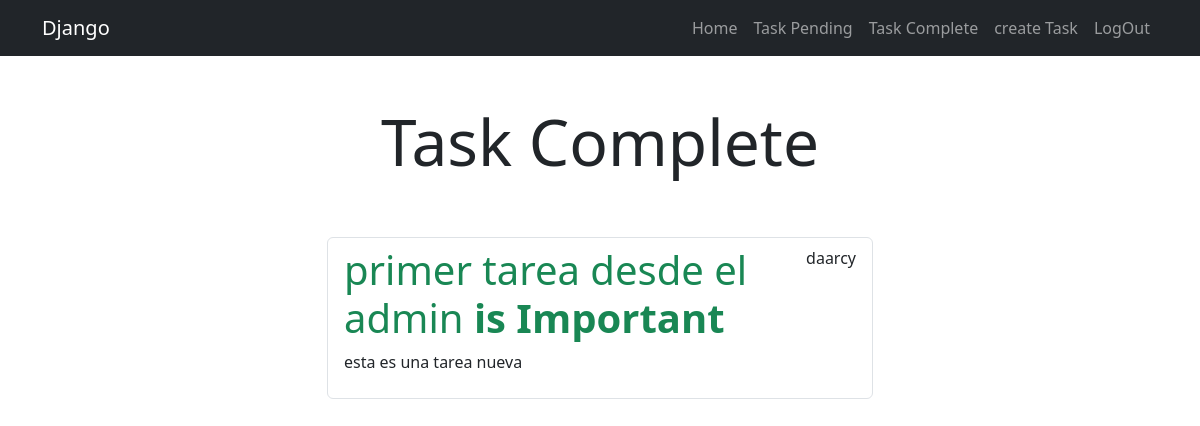
Page /taskComplete/ (signed in) on the earlier database version.
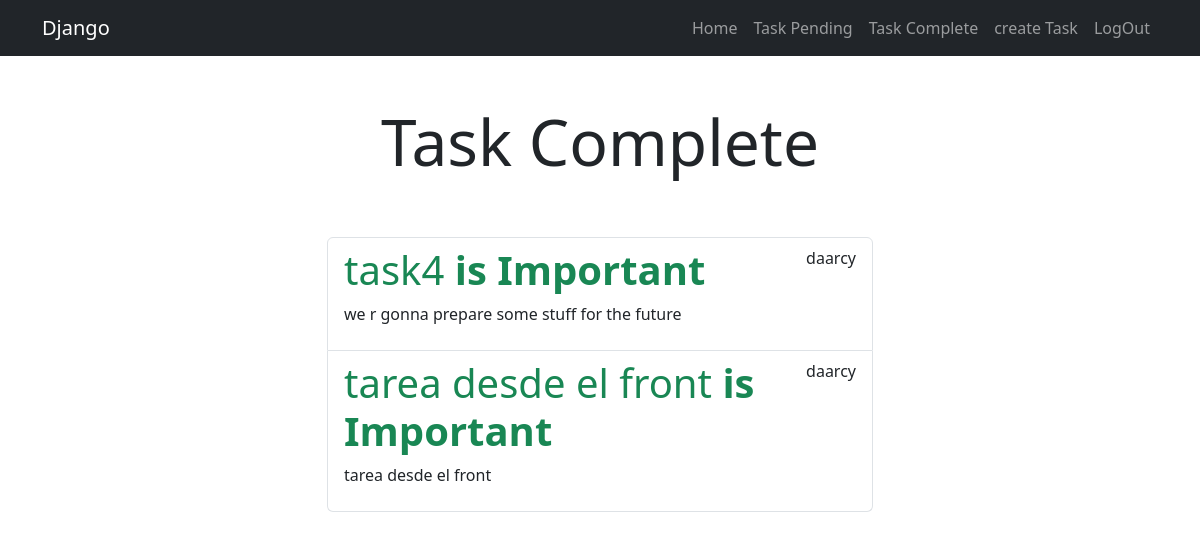
Same page on the later database version.
### task/models.py (models this page shows, shortened)
class Task(models.Model):
    title = models.CharField(max_length=200)
    description = models.TextField(blank=True)
    created = models.DateTimeField(auto_now_add=True)
    dateCompleted = models.DateTimeField(null=True, blank=True)
    important = models.BooleanField(default=False)
    user = models.ForeignKey(User, on_delete=models.CASCADE)

### task/views.py (the view)
# urls.py: path("taskComplete/", views.taskComplete, name="taskComplete"),
@login_required
def taskComplete(request):
    task = Task.objects.filter(user=request.user, dateCompleted__isnull=False).order_by('-dateCompleted')
    return render(request, "taskComplete.html",{
        "tasks" : task
    })

### task/templates/taskComplete.html
{% extends 'base.html' %}
{% block content %}
<main class="container">
    <div class="row">
        <div class="col-md-6 offset-md-3">
            <h1 class="text-center display-3 py-5">Task Complete</h1>
            <ul class="list-group">
                {% for task in tasks %}
                    <a href="{% url 'taskDetail' task.id %}" class="list-group-item">
                        <header class="d-flex justify-content-between">
                            {%if task.important%}
                                <h1 class="text-success">{{task.title}} <span class="fw-bold">is Important </span></h1>
                            {%else%}
                                <h2>{{task.title}} is NOT   Important</h2>
                            {% endif %}
                            <p>{{task.user.username}}</p>
                        </header>
                            <p>{{task.description}}</p>
                    </a>
                {% endfor %}
            </ul>
        </div>
    </div>
</main>
{% endblock content %}

### task/templates/base.html (shortened to what this page needs)
<!DOCTYPE html>
<html lang="en">
<head>
    <link rel="stylesheet" href="https://cdn.jsdelivr.net/npm/bootstrap@5.3.0-alpha3/dist/css/bootstrap.min.css
    ">
</head>
<body>
    <nav class="navbar navbar-expand-lg bg-dark navbar-dark">
        <div class="container">
          <a class="navbar-brand" href="/ ">Django</a>
          <div class="collapse navbar-collapse" id="navbarNav">
            <ul class="navbar-nav ms-auto">
                <li class="nav-item">
                    <a class="nav-link" href="{% url 'index' %}">Home</a>
                </li>
                {% if user.is_authenticated %}
                <li class="nav-item">
                    <a class="nav-link" href="{% url 'taskPending' %}">Task Pending</a>
                </li>
                <li class="nav-item">
                    <a class="nav-link" href="{% url 'taskComplete' %}">Task Complete</a>
                </li>
                <li class="nav-item">
                    <a class="nav-link" href="{% url 'createTask' %}">create Task</a>
                </li>
                <li class="nav-item">
                    <a class="nav-link" href="{% url 'logout' %}">LogOut </a>
                </li>
                {% endif %}
            </ul>
          </div>
        </div>
    </nav>
    {% block content %}
    {% endblock content %}
</body>
</html>

Differences in the rows shown:
removed Task: title "primer tarea desde el admin", user.username "daarcy", description "esta es una tarea nueva"
added Task: title "task4", user.username "daarcy", description "we r gonna prepare some stuff for the future"
now on this page (row edited): Task: title "tarea desde el front", user.username "daarcy", description "tarea desde el front"
